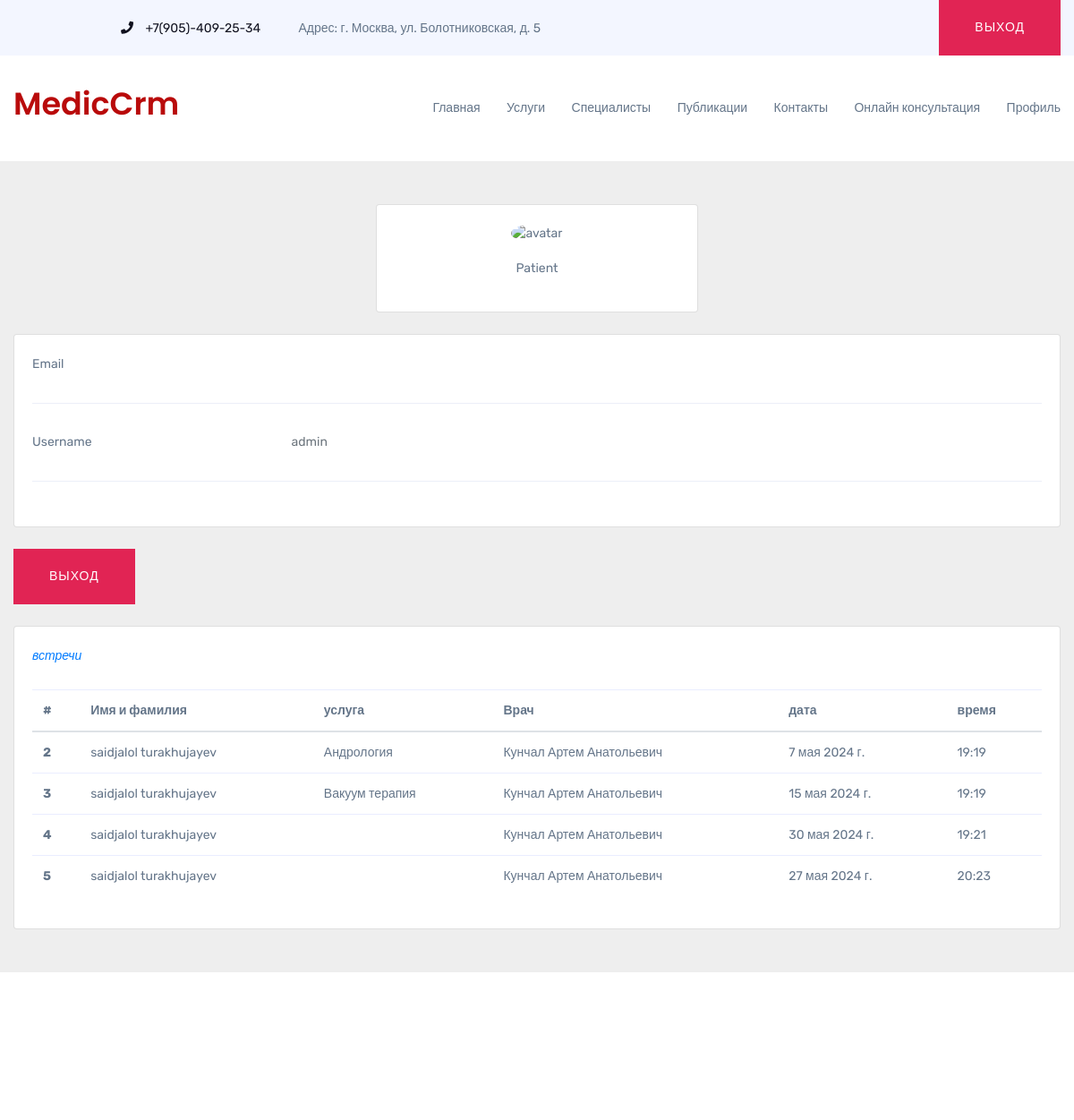
The app's page /users/profile/ (signed in, upper part), older data.
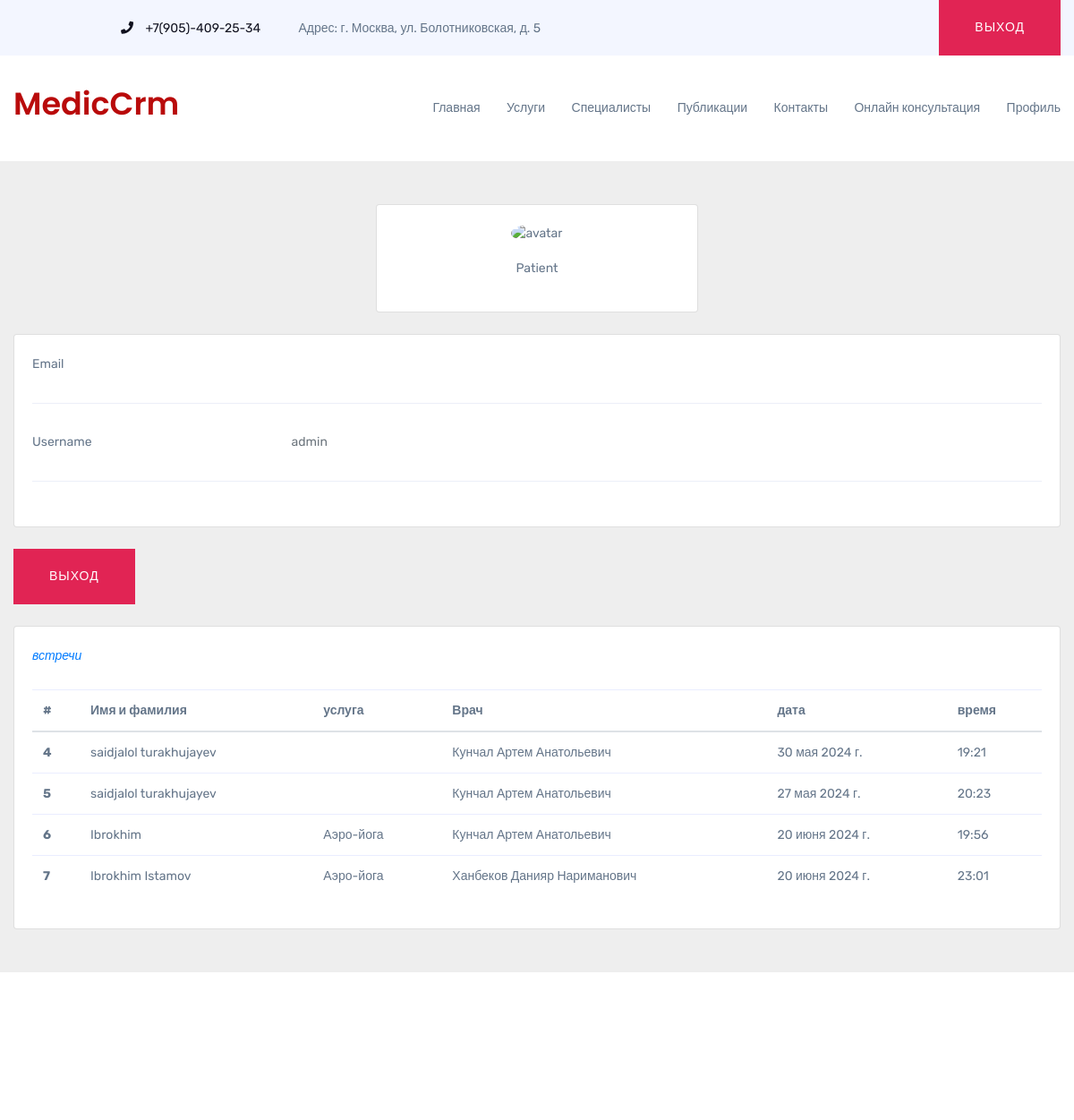
The same page, newer data.
### appointment/models.py (models this page shows, shortened)
class Appointment(models.Model):
    for_consultation = models.BooleanField(default=False, blank=True, null=True)
    name_and_surname = models.CharField(max_length=250)
    service = models.ForeignKey(ServieCategory, on_delete=models.CASCADE, related_name="appointments")
    doctor = models.ForeignKey(DoctorsOrUsers, on_delete=models.CASCADE, related_name="appointments_doctor")
    user = models.ForeignKey(DoctorsOrUsers, on_delete=models.CASCADE, related_name="user_appointments")
    date = models.DateField()
    time = models.TimeField()
    date_created = models.DateTimeField(auto_now_add=True)

### service/models.py (models this page shows, shortened)
class ServieCategory(models.Model):
    name = models.CharField(max_length=250)
    slug = models.CharField(max_length=250, null=True, blank=True)
    description = models.TextField()
    service = models.ForeignKey(Services, on_delete=models.CASCADE, related_name='service_cate')
    image = models.ImageField(upload_to="service/", blank=True, null=True)

### users/models.py (models this page shows, shortened)
class DoctorsOrUsers(AbstractUser):
    doctor_image = models.ImageField(upload_to="doctors/", blank=True, null=True)
    is_doctor = models.BooleanField(default=False)
    about_doctor = models.TextField(null=True, blank=True)
    doctor_type = models.CharField(max_length=250, null=True, blank=True)

### users/views.py (the view, shortened to what this page needs)
# urls.py: path("profile/", ProfileView.as_view(), name="profile"),
@method_decorator(login_required, name='dispatch')
class ProfileView(View):
    template_name = "profile.html"
    def get_context_data(self):
        appointments = None
        user = DoctorsOrUsers.objects.get(id= self.request.user.id )
        if user.is_doctor == True:
            appointments = Appointment.objects.filter(doctor__id = user.id )
        else:
            appointments = Appointment.objects.filter(user__id = user.id )
        context = {
            "user" : user,
            "appointments" : appointments
        }
        return context
    def get(self, request):
        context = self.get_context_data()
        return render(request, self.template_name,context)

### users/util_moduls/user.py (called while the page is built)
    def get_user(self, user_id):
        try:
            return DoctorsOrUsers.objects.get(pk=user_id)
        except DoctorsOrUsers.DoesNotExist:
            return None

### templates/profile.html (shortened to what this page needs)
{% extends 'wrapper.html' %}
{% load static %}
{% block content %}
  <section style="background-color: #eee;">
    <div class="container py-5">
      <div class="row">
                <div class="col-12">
                    <div class="col-lg-4" style="margin: 0 auto;">
                        <div class="card mb-4">
                          <div class="card-body text-center">
                            {% if user.doctor_image %}
                            <img src="{{ user.doctor_image.url }}" alt="avatar" class="rounded-circle img-fluid" style="width: 150px;">
                            {% else %}
                              <img src="https://mdbcdn.b-cdn.net/img/Photos/new-templates/bootstrap-chat/ava3.webp" alt="avatar" class="rounded-circle img-fluid" style="width: 150px;">
                            {% endif %}
                            {% if user.is_doctor %}
                              <p class="text-muted mb-1">{{ user.doctor_type }}</p>
                            {% else %}
                              <p> Patient </p>
                            {% endif %}
                          </div>
                        </div>
                      </div>
                  <div class="card mb-4">
                    <div class="card-body">
                      <div class="row">
                        <div class="col-sm-3">
                          <p class="mb-0">Email</p>
                        </div>
                        <div class="col-sm-9">
                        </div>
                      </div>
                      <hr>
                      <div class="row">
                        <div class="col-sm-3">
                          <p class="mb-0">Username</p>
                        </div>
                        <div class="col-sm-9">
                          <p class="text-muted mb-0">{{ user.username }}</p>
                        </div>
                      </div>
                      <hr>
                    </div>
                  </div>
                </div>
      </div>
       <a href="{% url 'users:logout' %}" class="logout">Выход</a>
        <div class="row mt-4">
          <div class="col-12">
            <div class="card mb-4 mb-md-0">
              <div class="card-body">
                <p class="mb-4"><span class="text-primary font-italic me-1">встречи</p>
                  {% if appointments %}
                  <table class="table">
                    <thead>
                      <tr>
                        <th scope="col">#</th>
                        <th scope="col">Имя и фамилия</th>
                        <th scope="col">услуга</th>
                        <th scope="col">Врач</th>
                        <th scope="col">дата</th>
                        <th scope="col">время</th>
                      </tr>
                    </thead>
                    <tbody>
                      {% for i in appointments %}
                      <tr>
                        <th scope="row">{{ i.id }}</th>
                        <td>{{ i.name_and_surname}}</td>
                        <td>{{ i.service.name }}</td>
                        <td>{{ i.doctor.first_name }} {{ i.doctor.last_name }}</td>
                        <td>{{ i.date }}</td>
                        <td>{{ i.time }}</td>
                      </tr>
                      {% endfor %}
                    </tbody>
                  </table>
                  {% else %}
                  <div>у тебя нет назначенной встречи</div>
                  {% endif %}
              </div>
            </div>
          </div>
        </div>
    </div>
  </section>
{% endblock content %}

Row changes from the older to the newer data that the page shows:
removed Appointment: id "2", name_and_surname "saidjalol turakhujayev", service.name "Андрология", doctor.first_name "Кунчал", doctor.last_name "Артем Анатольевич", date "7 мая 2024 г.", time "19:19"
removed Appointment: id "3", name_and_surname "saidjalol turakhujayev", service.name "Вакуум терапия", doctor.first_name "Кунчал", doctor.last_name "Артем Анатольевич", date "15 мая 2024 г.", time "19:19"
added Appointment: id "6", name_and_surname "Ibrokhim", service.name "Аэро-йога", doctor.first_name "Кунчал", doctor.last_name "Артем Анатольевич", date "20 июня 2024 г.", time "19:56"
added Appointment: id "7", name_and_surname "Ibrokhim Istamov", service.name "Аэро-йога", doctor.first_name "Ханбеков", doctor.last_name "Данияр Нариманович", date "20 июня 2024 г.", time "23:01"
